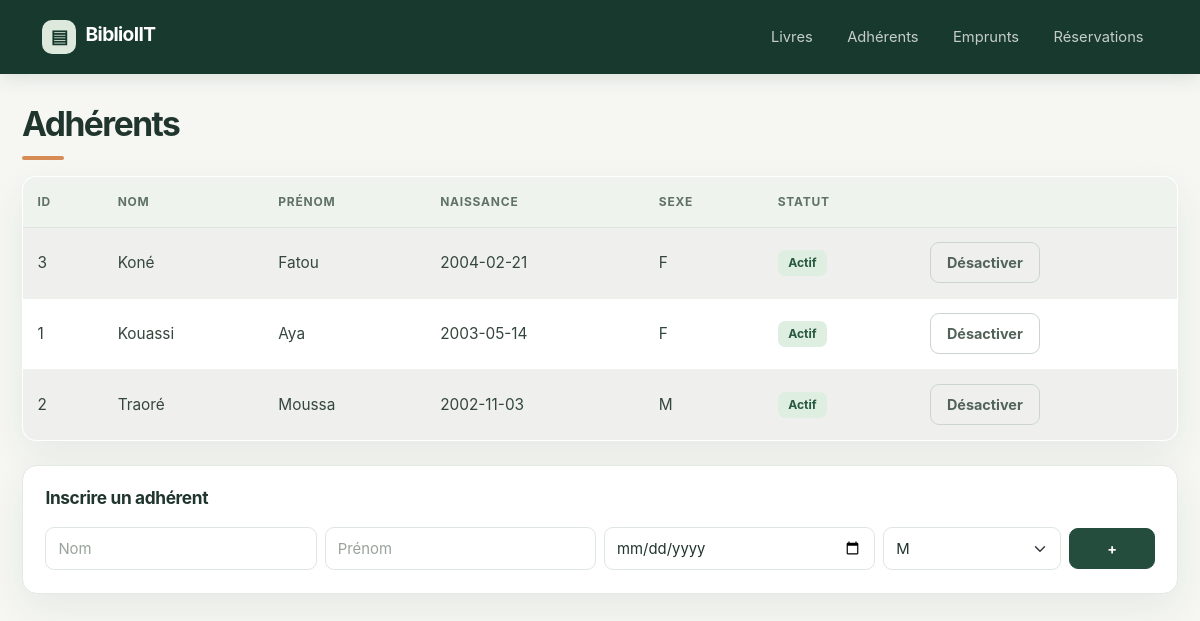
Page /adherents on the earlier database version.
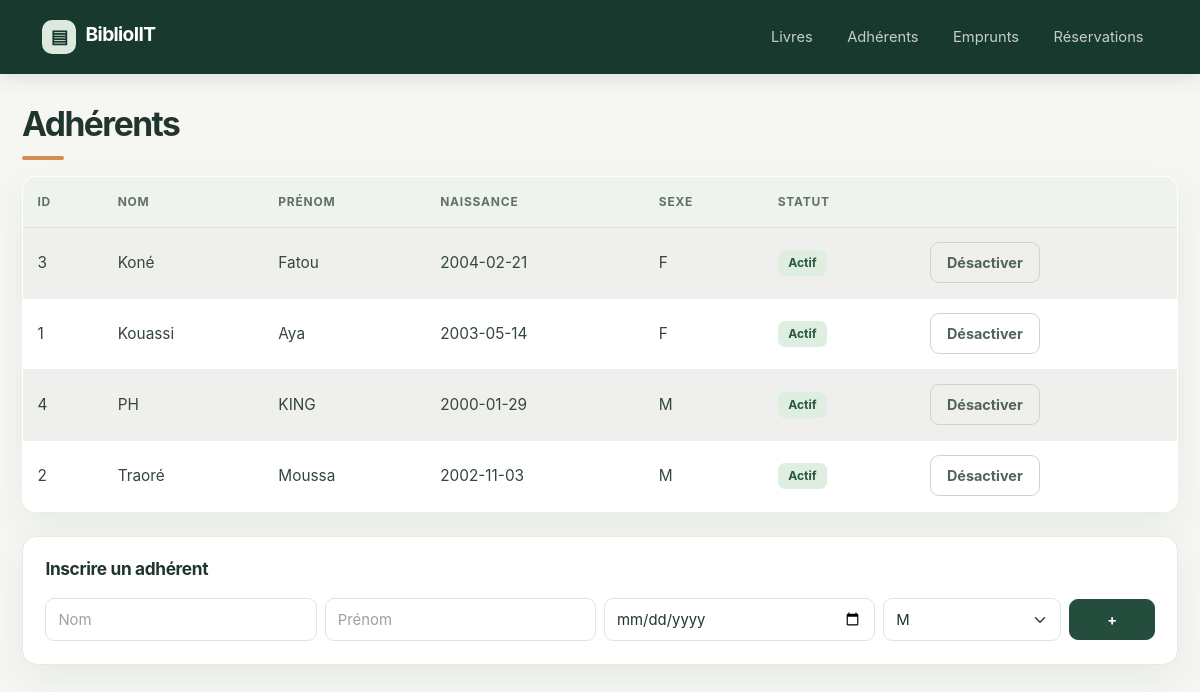
Same page on the later database version.
### tables this page shows
CREATE TABLE adherent (
            id_adherent INTEGER PRIMARY KEY AUTOINCREMENT,
            nom TEXT NOT NULL,
            prenom TEXT NOT NULL,
            date_naissance TEXT,
            sexe TEXT,
            date_inscription TEXT,
            actif INTEGER NOT NULL DEFAULT 1
        );

### app_web.py (the view)
@app.route("/adherents")
def adherents():
    return render_template("adherents.html", adherents=adherents_ctrl.lister()["data"])

### controllers/AdherentController.py (called while the page is built)
    def lister(self):
        adherents = self.service.lister_adherents()
        return succes(f"{len(adherents)} adhérent(s)", adherents)

### controllers/reponse.py (called while the page is built)
def succes(message="", data=None):
    return {"ok": True, "message": message, "data": data}

### database/adherent_dao.py (called while the page is built)
def _date(valeur: Optional[str]) -> Optional[date]:
    return date.fromisoformat(valeur) if valeur else None

def _vers_adherent(row) -> Adherent:
    return Adherent(
        row["id_adherent"], row["nom"], row["prenom"],
        _date(row["date_naissance"]), row["sexe"],
        _date(row["date_inscription"]), bool(row["actif"]),
    )

    def lister(self) -> list[Adherent]:
        with connexion() as conn:
            rows = conn.execute("SELECT * FROM adherent ORDER BY nom, prenom").fetchall()
        return [_vers_adherent(r) for r in rows]

### database/connexion.py (called while the page is built)
@contextmanager
def connexion():
    conn = sqlite3.connect(DB_PATH)
    conn.row_factory = sqlite3.Row          # accès aux colonnes par nom
    conn.execute("PRAGMA foreign_keys = ON")  # vérifie les liens entre tables
    try:
        yield conn
        conn.commit()
    except Exception:
        conn.rollback()
        raise
    finally:
        conn.close()

### services/BibliothequeService.py (called while the page is built)
    def lister_adherents(self):
        return self.adherent_dao.lister()

### templates/adherents.html (shortened to what this page needs)
{% extends "base.html" %}
{% block contenu %}
<h2 class="mb-3">Adhérents</h2>
<table class="table table-striped align-middle">
    <thead><tr><th>ID</th><th>Nom</th><th>Prénom</th><th>Naissance</th><th>Sexe</th><th>Statut</th><th></th></tr></thead>
    <tbody>
        {% for a in adherents %}
        <tr>
        <td>{{ a.id_adherent }}</td><td>{{ a.nom }}</td><td>{{ a.prenom }}</td>
        <td>{{ a.date_naissance }}</td><td>{{ a.sexe }}</td>
        <td><span class="badge text-bg-{{ 'success' if a.actif else 'secondary' }}">{{ 'Actif' if a.actif else 'Inactif' }}</span></td>
        <td>
            <form method="post" action="{{ url_for('statut_adherent', adherent_id=a.id_adherent) }}">
            <button class="btn btn-sm btn-outline-secondary">{{ 'Désactiver' if a.actif else 'Activer' }}</button>
            </form>
        </td>
        </tr>
        {% endfor %}
    </tbody>
</table>
<div class="card mt-4"><div class="card-body">
    <h5 class="card-title">Inscrire un adhérent</h5>
    <form class="row g-2" method="post" action="{{ url_for('inscrire_adherent') }}">
        <div class="col-md-3"><input class="form-control" name="nom" placeholder="Nom" required></div>
        <div class="col-md-3"><input class="form-control" name="prenom" placeholder="Prénom" required></div>
        <div class="col-md-3"><input class="form-control" type="date" name="date_naissance" required></div>
        <div class="col-md-2">
        <select class="form-select" name="sexe"><option value="M">M</option><option value="F">F</option></select>
        </div>
        <div class="col-md-1"><button class="btn btn-success w-100">+</button></div>
    </form>
</div></div>
{% endblock %}

### templates/base.html (shortened to what this page needs)
<!doctype html>
<html lang="fr">
<head>
    <link href="https://cdn.jsdelivr.net/npm/bootstrap@5.3.3/dist/css/bootstrap.min.css" rel="stylesheet">
    <link href="{{ url_for('static', filename='css/style.css') }}" rel="stylesheet">
</head>
<body>
    <nav class="navbar navbar-expand navbar-dark mb-4">
        <div class="container">
        <a class="navbar-brand" href="{{ url_for('livres') }}">BiblioIIT</a>
        <div class="navbar-nav">
            <a class="nav-link" href="{{ url_for('livres') }}">Livres</a>
            <a class="nav-link" href="{{ url_for('adherents') }}">Adhérents</a>
            <a class="nav-link" href="{{ url_for('emprunts') }}">Emprunts</a>
            <a class="nav-link" href="{{ url_for('reservations') }}">Réservations</a>
        </div>
        </div>
    </nav>
    <div class="container pb-5">
        {% block contenu %}{% endblock %}
    </div>
</body>
</html>

### static/css/style.css (style rules this page uses)
:root { --ink: #20352d; --muted: #718078; --forest: #244d3e; --forest-dark: #18392e; --sage: #eaf0e9; --paper: #f6f7f3; --line: #e4e9e3; --accent: #d78b55; --shadow: 0 14px 38px rgba(32, 53, 45, .07); }
body { min-height: 100vh; color: var(--ink); background: var(--paper); font-family: Inter, "Segoe UI", system-ui, -apple-system, sans-serif; font-size: .96rem; }
.navbar { min-height: 74px; background: var(--forest-dark); box-shadow: 0 4px 18px rgba(24, 57, 46, .12); }
.navbar .container { gap: 2rem; }
.navbar-brand { font-size: 1.2rem; font-weight: 750; letter-spacing: -.035em; }
.navbar-brand::before { content: "▤"; display: inline-grid; place-items: center; width: 34px; height: 34px; margin-right: .6rem; border-radius: 10px; color: var(--forest-dark); background: #dce9dc; font-size: 1.15rem; vertical-align: -2px; }
.navbar-nav { gap: .35rem; }
.navbar .nav-link { padding: .55rem .9rem !important; border-radius: 9px; color: rgba(255,255,255,.75); font-size: .92rem; transition: color .18s ease, background .18s ease; }
.container.pb-5 { max-width: 1180px; }
h2 { margin-top: 1.9rem; margin-bottom: 1.4rem !important; color: var(--ink); font-size: clamp(1.65rem, 3vw, 2.1rem); font-weight: 750; letter-spacing: -.045em; }
h2::after { content: ""; display: block; width: 42px; height: 4px; margin-top: .7rem; border-radius: 10px; background: var(--accent); }
form.row { align-items: center; padding: 1rem; border: 1px solid var(--line); border-radius: 14px; background: #fff; box-shadow: 0 5px 18px rgba(32, 53, 45, .035); }
.form-control, .form-select { min-height: 43px; border-color: #dfe6df; border-radius: 9px; color: var(--ink); background-color: #fff; font-size: .93rem; }
.form-control::placeholder { color: #98a39c; }
.btn { min-height: 40px; padding: .55rem 1rem; border-radius: 9px; font-size: .9rem; font-weight: 650; transition: transform .15s ease, box-shadow .15s ease, background .15s ease; }
.btn-primary, .btn-success { border-color: var(--forest); background: var(--forest); }
.btn-outline-secondary { color: #52645a; border-color: #cbd5cd; }
.table { overflow: hidden; margin: 0; border: 1px solid var(--line); border-radius: 14px; background: #fff; box-shadow: var(--shadow); vertical-align: middle; }
.table thead th { padding: 1rem .9rem; border-bottom: 1px solid #dce4dc; color: #607168; background: #eef3ed; font-size: .75rem; font-weight: 750; letter-spacing: .065em; text-transform: uppercase; white-space: nowrap; }
.table tbody td { padding: .9rem; border-color: #edf0ec; color: #34463d; }
.table tbody tr:last-child td { border-bottom: 0; }
.table-striped > tbody > tr:nth-of-type(odd) > * { background: #fcfdfb; }
.card { border: 1px solid var(--line); border-radius: 15px; background: #fff; box-shadow: var(--shadow); }
.card-body { padding: 1.4rem; }
.card-title { margin-bottom: 1.15rem; color: var(--ink); font-size: 1.08rem; font-weight: 720; letter-spacing: -.02em; }
.card form.row { padding: 0; border: 0; box-shadow: none; }
.badge { padding: .45rem .65rem; border-radius: 7px; font-size: .76rem; font-weight: 700; }
.text-bg-success { color: #28583d !important; background: #deefe1 !important; }

Differences in the rows shown:
added adherent: id_adherent "4", nom "PH", prenom "KING", date_naissance "2000-01-29", sexe "M", actif "Actif", actif "Désactiver"
